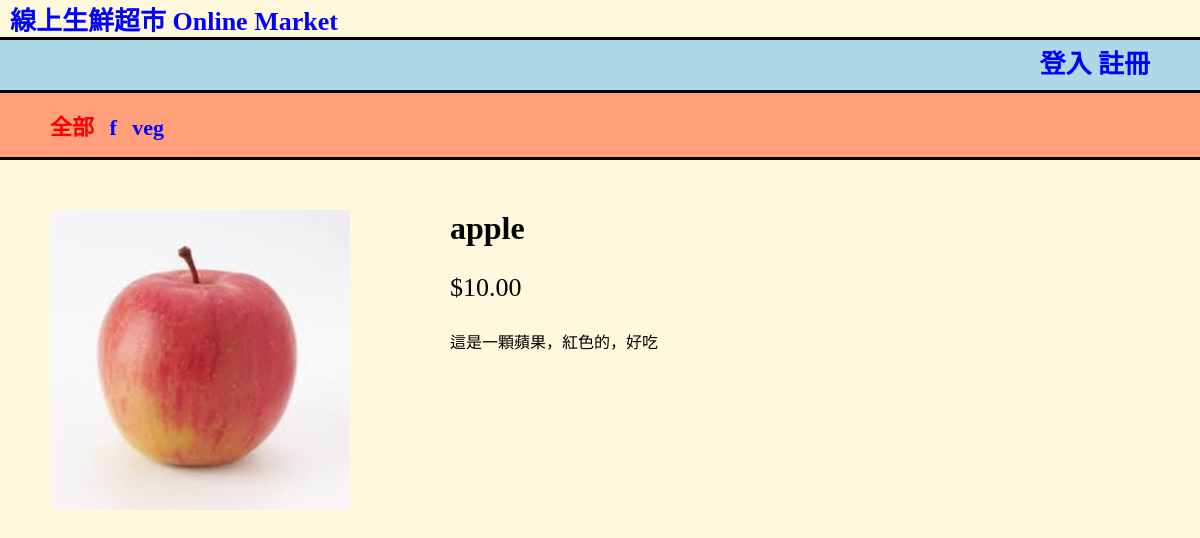
The page /1/apple/ on the database as committed earlier.
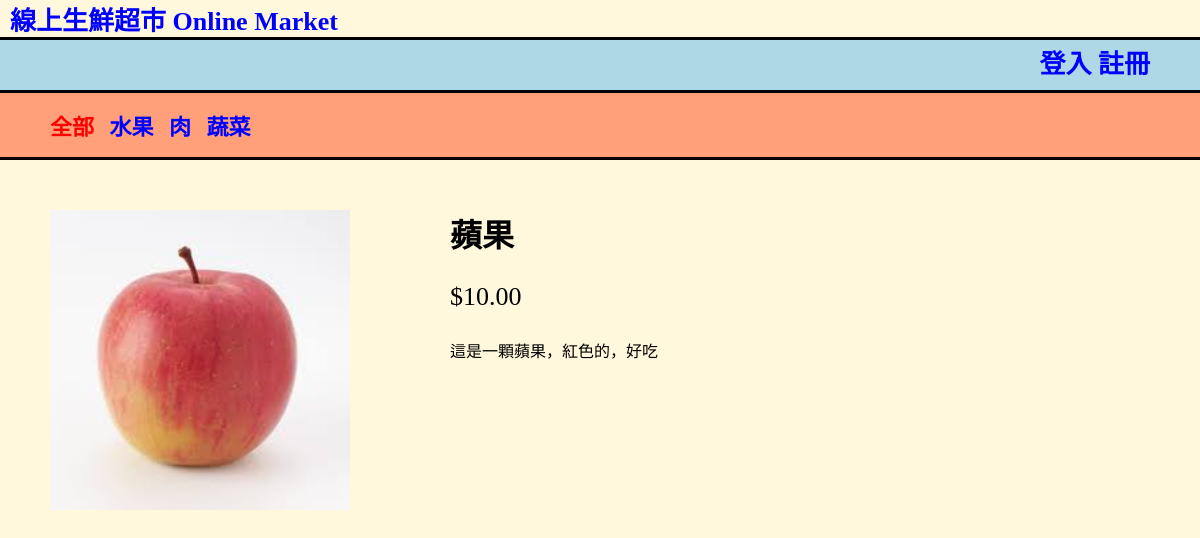
The same page on the database as committed later.
### shop/models.py (models this page shows, shortened)
class Category(models.Model):
    name = models.CharField(max_length=200, db_index=True)
    slug = models.SlugField(max_length=200, db_index=True, unique=True)
    class Meta:
        ordering = ('name',)
        verbose_name = 'category'
        verbose_name_plural = 'categories'
    def get_absolute_url(self):
        return reverse('shop:product_list_by_category',
                       args=[self.slug])

class Product(models.Model):
    category = models.ForeignKey(Category, related_name='products')
    name = models.CharField(max_length=200, db_index=True)
    slug = models.SlugField(max_length=200, db_index=True)
    image = models.ImageField(upload_to='products/%Y/%m/%d', blank=True)
    description = models.TextField(blank=True)
    price = models.DecimalField(max_digits=10, decimal_places=2)
    stock = models.PositiveIntegerField()
    available = models.BooleanField(default=True)
    created = models.DateTimeField(auto_now_add=True)
    updated = models.DateTimeField(auto_now=True)
    class Meta:
        ordering = ('name',)
        index_together = (('id', 'slug'),)

### shop/views.py (the view)
def product_detail(request, id, slug):
    category = None
    categories = Category.objects.all()
    products = Product.objects.filter(available=True)
    product = get_object_or_404(Product, id=id, slug=slug, available=True)
    return render(request, 'shop/product/detail.html', {'category': category,
                                                        'categories': categories, 'product': product})

### shop/templates/shop/product/detail.html (shortened to what this page needs)
{% extends "shop/base.html" %}
{% load staticfiles %}
{% block content %}
    <div id="sidebar">
        <ul>
            <li class="selected">
                <a href="{% url "shop:product_list" %}" style="color: red;margin-left: 10px;">全部</a>
                {% for c in categories %}
                    <a href="{{ c.get_absolute_url }}" style="margin-left: 10px;"> {{ c.name }}</a>
                {% endfor %}
            </li>
        </ul>
    </div>
    <div class="product-detail">
        <img src="{% if product.image %}{{ product.image.url }}{% else %}
                  {% static "images/no_image.png" %}{% endif %}" style="margin-left:50px;margin-right: 100px;
                  float: left;width: 300px;height: 300px;">
        <h1>{{ product.name }}</h1>
        <p class="price">${{ product.price }}</p>
            {{ product.description|linebreaks }}
    </div>
{% endblock %}

Rows that differ between the two databases and show on the page:
changed Category (number 1 of 3 on the later page): name "f" → "水果"
added Category: name "肉"
changed Category (number 3 of 3 on the later page): name "veg" → "蔬菜"
changed Product "這是一顆蘋果，紅色的，好吃": name "apple" → "蘋果"
